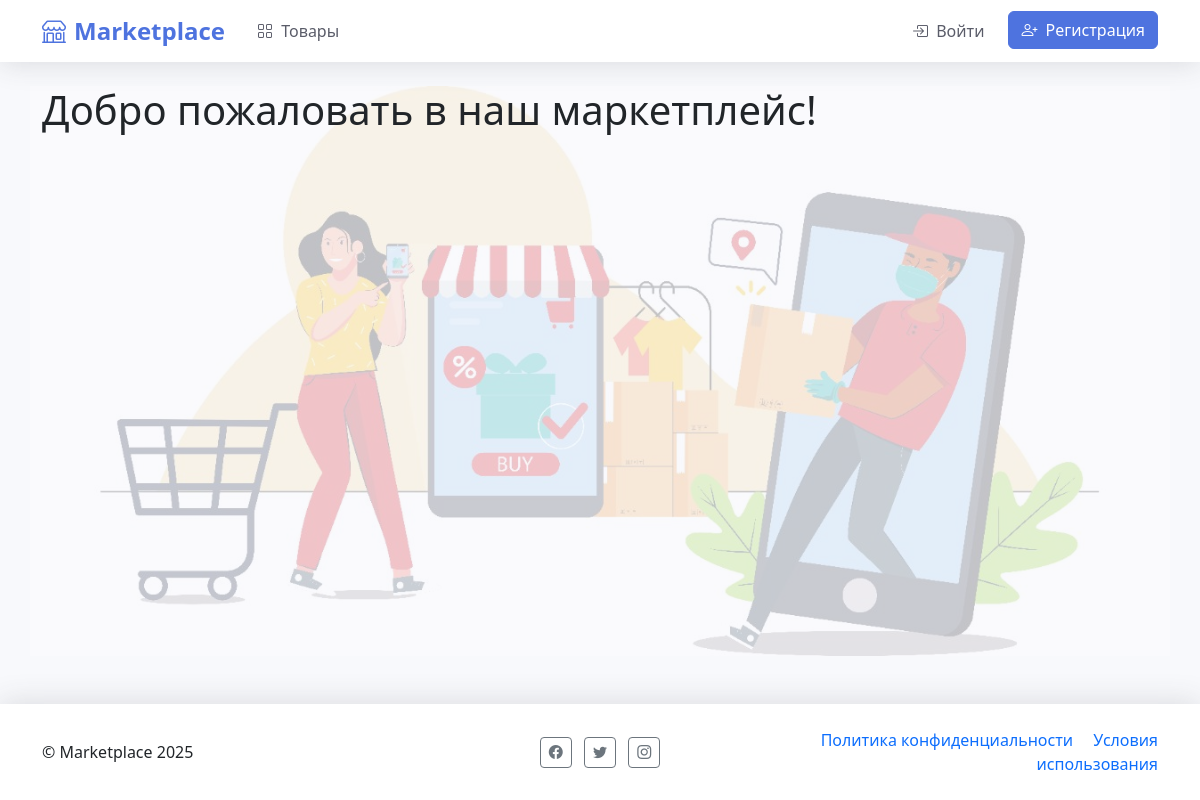
The app's page /, older data.
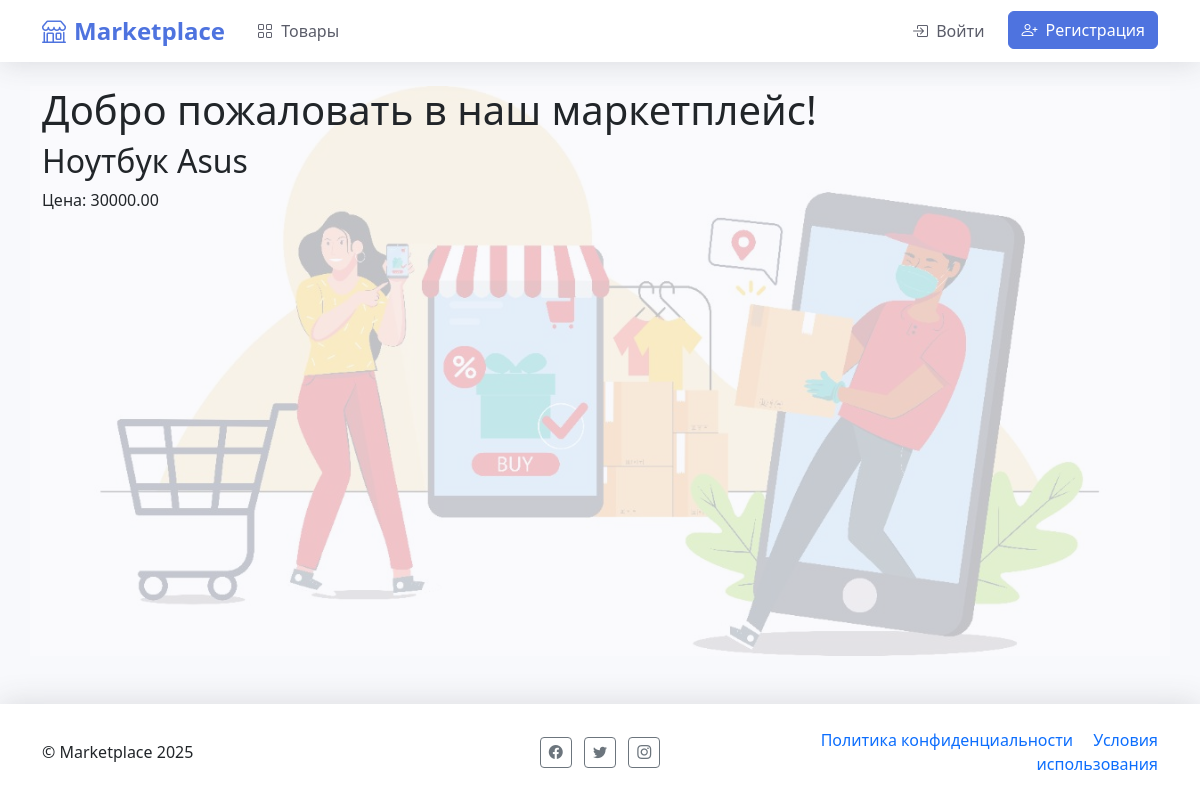
The same page, newer data.
### core/models.py (models this page shows, shortened)
class Product(models.Model):
    seller = models.ForeignKey(User, on_delete=models.CASCADE)
    category = models.ForeignKey(Category, on_delete=models.SET_NULL, null=True)
    title = models.CharField(max_length=200)
    description = models.TextField()
    price = models.DecimalField(max_digits=10, decimal_places=2)
    image = models.ImageField(upload_to='products/')
    created_at = models.DateTimeField(auto_now_add=True)
    updated_at = models.DateTimeField(auto_now=True)
    is_active = models.BooleanField(default=True)

### core/views.py (the view)
# urls.py: path('', views.home, name='home'),
def home(request):
    products = Product.objects.filter(is_active=True).order_by('-created_at')[:8]
    return render(request, 'core/home.html', {'products': products})

### cart/context_processors.py (called while the page is built)
def cart(request):
    if request.user.is_authenticated:
        cart, created = Cart.objects.get_or_create(user=request.user)
        return {'cart': cart}
    return {'cart': None}

### core/templates/core/home.html (shortened to what this page needs)
{% extends "core/base.html" %}
{% block content %}
<h1>Добро пожаловать в наш маркетплейс!</h1>
<div class="products">
    {% for product in products %}
    <div class="product">
        <h2>{{ product.title }}</h2>
        <p>Цена: {{ product.price }}</p>
    </div>
    {% endfor %}
</div>
{% endblock %}

Row changes from the older to the newer data that the page shows:
added Product: title "Ноутбук Asus", price "30000.00"
